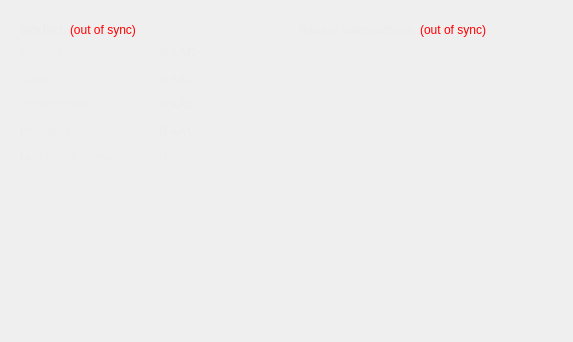
<?xml version="1.0" encoding="UTF-8"?>
<ui version="4.0">
 <class>OverviewPage</class>
 <widget class="QWidget" name="OverviewPage">
  <property name="geometry">
   <rect>
    <x>0</x>
    <y>0</y>
    <width>573</width>
    <height>342</height>
   </rect>
  </property>
  <property name="windowTitle">
   <string>Form</string>
  </property>
  <property name="styleSheet">
   <string notr="true">#OverviewPage { color: #ededed; }</string>
  </property>
  <layout class="QHBoxLayout" name="horizontalLayout" stretch="1,1">
   <item>
    <layout class="QVBoxLayout" name="verticalLayout_2">
     <item>
      <widget class="QFrame" name="frame">
       <property name="styleSheet">
        <string notr="true">#frame { background-color: qlineargradient(spread:pad, x1:0, y1:0, x2:0, y2:1, stop:0 rgba(0,0,0,0), stop:1.0 rgba(0,0,0,0)); }</string>
       </property>
       <layout class="QVBoxLayout" name="verticalLayout_4">
        <item>
         <layout class="QHBoxLayout" name="horizontalLayout_4">
          <item>
           <widget class="QLabel" name="label_5">
            <property name="font">
             <font>
              <pointsize>11</pointsize>
              <weight>75</weight>
              <bold>true</bold>
             </font>
            </property>
            <property name="styleSheet">
             <string notr="true">color: #ededed;</string>
            </property>
            <property name="text">
             <string>Wallet</string>
            </property>
           </widget>
          </item>
          <item>
           <widget class="QLabel" name="labelWalletStatus">
            <property name="toolTip">
             <string>The displayed information may be out of date. Your wallet automatically synchronizes with the Alliancecoin network after a connection is established, but this process has not completed yet.</string>
            </property>
            <property name="styleSheet">
             <string notr="true">QLabel { color: red; }</string>
            </property>
            <property name="text">
             <string notr="true">(out of sync)</string>
            </property>
            <property name="alignment">
             <set>Qt::AlignLeading|Qt::AlignLeft|Qt::AlignVCenter</set>
            </property>
           </widget>
          </item>
          <item>
           <spacer name="horizontalSpacer_2">
            <property name="orientation">
             <enum>Qt::Horizontal</enum>
            </property>
            <property name="sizeHint" stdset="0">
             <size>
              <width>40</width>
              <height>20</height>
             </size>
            </property>
           </spacer>
          </item>
         </layout>
        </item>
        <item>
         <layout class="QFormLayout" name="formLayout_2">
          <property name="fieldGrowthPolicy">
           <enum>QFormLayout::AllNonFixedFieldsGrow</enum>
          </property>
          <property name="horizontalSpacing">
           <number>12</number>
          </property>
          <property name="verticalSpacing">
           <number>12</number>
          </property>
          <item row="0" column="0">
           <widget class="QLabel" name="label">
            <property name="styleSheet">
             <string notr="true">color: #ededed;</string>
            </property>
            <property name="text">
             <string>Balance:</string>
            </property>
           </widget>
          </item>
          <item row="0" column="1">
           <widget class="QLabel" name="labelBalance">
            <property name="font">
             <font>
              <weight>75</weight>
              <bold>true</bold>
             </font>
            </property>
            <property name="cursor">
             <cursorShape>IBeamCursor</cursorShape>
            </property>
            <property name="toolTip">
             <string>Your current balance</string>
            </property>
            <property name="styleSheet">
             <string notr="true">color: #ededed;</string>
            </property>
            <property name="text">
             <string notr="true">0 AAC</string>
            </property>
            <property name="textInteractionFlags">
             <set>Qt::LinksAccessibleByMouse|Qt::TextSelectableByKeyboard|Qt::TextSelectableByMouse</set>
            </property>
           </widget>
          </item>
          <item row="1" column="0">
           <widget class="QLabel" name="label_6">
            <property name="styleSheet">
             <string notr="true">color: #ededed;</string>
            </property>
            <property name="text">
             <string>Stake:</string>
            </property>
           </widget>
          </item>
          <item row="1" column="1">
           <widget class="QLabel" name="labelStake">
            <property name="font">
             <font>
              <weight>75</weight>
              <bold>true</bold>
             </font>
            </property>
            <property name="cursor">
             <cursorShape>IBeamCursor</cursorShape>
            </property>
            <property name="toolTip">
             <string>Total of coins that was staked, and do not yet count toward the current balance</string>
            </property>
            <property name="styleSheet">
             <string notr="true">color: #ededed;</string>
            </property>
            <property name="text">
             <string notr="true">0 AAC</string>
            </property>
            <property name="textInteractionFlags">
             <set>Qt::LinksAccessibleByMouse|Qt::TextSelectableByKeyboard|Qt::TextSelectableByMouse</set>
            </property>
           </widget>
          </item>
          <item row="2" column="0">
           <widget class="QLabel" name="label_3">
            <property name="styleSheet">
             <string notr="true">color: #ededed;</string>
            </property>
            <property name="text">
             <string>Unconfirmed:</string>
            </property>
           </widget>
          </item>
          <item row="2" column="1">
           <widget class="QLabel" name="labelUnconfirmed">
            <property name="font">
             <font>
              <weight>75</weight>
              <bold>true</bold>
             </font>
            </property>
            <property name="cursor">
             <cursorShape>IBeamCursor</cursorShape>
            </property>
            <property name="toolTip">
             <string>Total of transactions that have yet to be confirmed, and do not yet count toward the current balance</string>
            </property>
            <property name="styleSheet">
             <string notr="true">color: #ededed;</string>
            </property>
            <property name="text">
             <string notr="true">0 AAC</string>
            </property>
            <property name="textInteractionFlags">
             <set>Qt::LinksAccessibleByMouse|Qt::TextSelectableByKeyboard|Qt::TextSelectableByMouse</set>
            </property>
           </widget>
          </item>
          <item row="3" column="0">
           <widget class="QLabel" name="labelImmatureText">
            <property name="styleSheet">
             <string notr="true">color: #ededed;</string>
            </property>
            <property name="text">
             <string>Immature:</string>
            </property>
           </widget>
          </item>
          <item row="3" column="1">
           <widget class="QLabel" name="labelImmature">
            <property name="font">
             <font>
              <weight>75</weight>
              <bold>true</bold>
             </font>
            </property>
            <property name="toolTip">
             <string>Mined balance that has not yet matured</string>
            </property>
            <property name="styleSheet">
             <string notr="true">color: #ededed;</string>
            </property>
            <property name="text">
             <string notr="true">0 AAC</string>
            </property>
            <property name="textInteractionFlags">
             <set>Qt::LinksAccessibleByMouse|Qt::TextSelectableByKeyboard|Qt::TextSelectableByMouse</set>
            </property>
           </widget>
          </item>
          <item row="4" column="0">
           <widget class="QLabel" name="label_2">
            <property name="styleSheet">
             <string notr="true">color: #ededed;</string>
            </property>
            <property name="text">
             <string>Number of transactions:</string>
            </property>
           </widget>
          </item>
          <item row="4" column="1">
           <widget class="QLabel" name="labelNumTransactions">
            <property name="toolTip">
             <string>Total number of transactions in wallet</string>
            </property>
            <property name="styleSheet">
             <string notr="true">color: #ededed;</string>
            </property>
            <property name="text">
             <string notr="true">0</string>
            </property>
           </widget>
          </item>
         </layout>
        </item>
       </layout>
      </widget>
     </item>
     <item>
      <spacer name="verticalSpacer">
       <property name="orientation">
        <enum>Qt::Vertical</enum>
       </property>
       <property name="sizeHint" stdset="0">
        <size>
         <width>20</width>
         <height>40</height>
        </size>
       </property>
      </spacer>
     </item>
     <item>
      <widget class="QLabel" name="label_6">
       <property name="text">
        <string/>
       </property>
       <property name="pixmap">
        <pixmap resource="../bitcoin.qrc">:/images/backg</pixmap>
       </property>
       <property name="scaledContents">
        <bool>false</bool>
       </property>
       <property name="alignment">
        <set>Qt::AlignCenter</set>
       </property>
       <property name="margin">
        <number>-2</number>
       </property>
      </widget>
     </item>
    </layout>
   </item>
   <item>
    <layout class="QVBoxLayout" name="verticalLayout_3">
     <item>
      <widget class="QFrame" name="frame_2">
       <property name="styleSheet">
        <string notr="true">#frame_2 { background-color: qlineargradient(spread:pad, x1:0, y1:0, x2:0, y2:1, stop:0 rgba(0,0,0,0), stop:1.0 rgba(0,0,0,0)); }</string>
       </property>
       <layout class="QVBoxLayout" name="verticalLayout">
        <item>
         <layout class="QHBoxLayout" name="horizontalLayout_2">
          <item>
           <widget class="QLabel" name="label_4">
            <property name="styleSheet">
             <string notr="true">color: #ededed;</string>
            </property>
            <property name="text">
             <string>&lt;b&gt;Recent transactions&lt;/b&gt;</string>
            </property>
           </widget>
          </item>
          <item>
           <widget class="QLabel" name="labelTransactionsStatus">
            <property name="toolTip">
             <string>The displayed information may be out of date. Your wallet automatically synchronizes with the Alliancecoin network after a connection is established, but this process has not completed yet.</string>
            </property>
            <property name="styleSheet">
             <string notr="true">QLabel { color: red; }</string>
            </property>
            <property name="text">
             <string notr="true">(out of sync)</string>
            </property>
            <property name="alignment">
             <set>Qt::AlignRight|Qt::AlignTrailing|Qt::AlignVCenter</set>
            </property>
           </widget>
          </item>
          <item>
           <spacer name="horizontalSpacer">
            <property name="orientation">
             <enum>Qt::Horizontal</enum>
            </property>
            <property name="sizeHint" stdset="0">
             <size>
              <width>40</width>
              <height>20</height>
             </size>
            </property>
           </spacer>
          </item>
         </layout>
        </item>
        <item>
         <widget class="QListView" name="listTransactions">
          <property name="styleSheet">
           <string notr="true">QListView { background: transparent; }</string>
          </property>
          <property name="frameShape">
           <enum>QFrame::NoFrame</enum>
          </property>
          <property name="verticalScrollBarPolicy">
           <enum>Qt::ScrollBarAlwaysOff</enum>
          </property>
          <property name="horizontalScrollBarPolicy">
           <enum>Qt::ScrollBarAlwaysOff</enum>
          </property>
          <property name="selectionMode">
           <enum>QAbstractItemView::NoSelection</enum>
          </property>
         </widget>
        </item>
       </layout>
      </widget>
     </item>
     <item>
      <spacer name="verticalSpacer_2">
       <property name="orientation">
        <enum>Qt::Vertical</enum>
       </property>
       <property name="sizeHint" stdset="0">
        <size>
         <width>20</width>
         <height>40</height>
        </size>
       </property>
      </spacer>
     </item>
    </layout>
   </item>
  </layout>
 </widget>
 <resources>
  <include location="../bitcoin.qrc"/>
 </resources>
 <connections/>
</ui>
